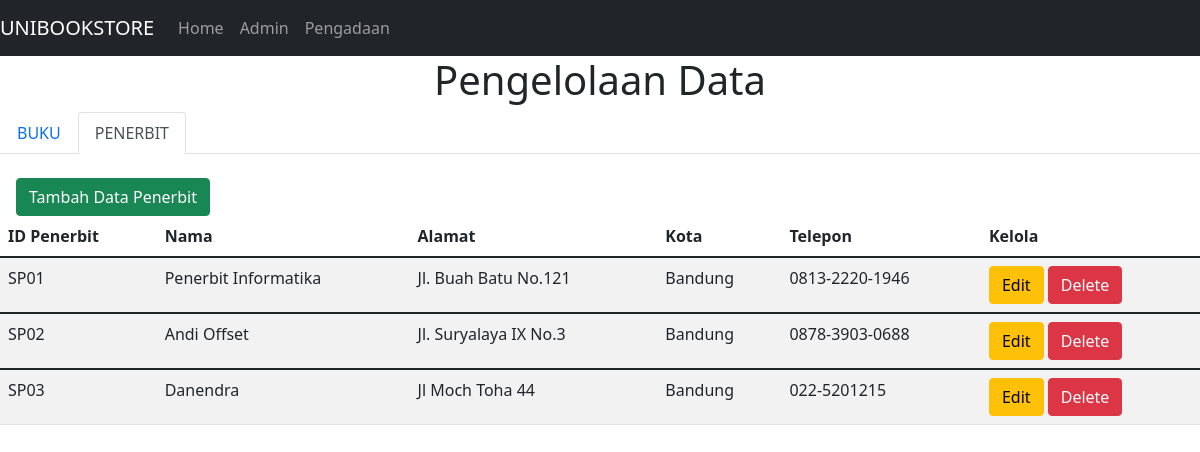
Screenshot of /publisherView.php with the database file from the repository.
### tables this page shows
CREATE TABLE `tb_publisher` (
  `id` varchar(5) NOT NULL,
  `publisher_name` varchar(255) NOT NULL,
  `address` varchar(255) NOT NULL,
  `city` varchar(255) NOT NULL,
  `phone` varchar(30) NOT NULL
);

### publisherView.php (the view, shortened to what this page needs)
<!DOCTYPE html>
<html lang="en">
<head>
      <link href="https://cdn.jsdelivr.net/npm/bootstrap@5.1.3/dist/css/bootstrap.min.css" rel="stylesheet">
</head>
<body>
<nav class="navbar navbar-expand-sm bg-dark navbar-dark">
  <a class="navbar-brand" href="#">UNIBOOKSTORE</a>
  <ul class="navbar-nav">
    <li class="nav-item">
      <a class="nav-link" href="index.php">Home</a>
    </li>
    <li class="nav-item">
      <a class="nav-link" href="admin.php">Admin</a>
    </li>
    <li class="nav-item">
      <a class="nav-link" href="pengadaan.php">Pengadaan</a>
    </li>
  </ul>
</nav>
<h1 align="center">Pengelolaan Data</h1>
<ul class="nav nav-tabs">
  <li class="nav-item">
    <a class="nav-link" href="admin.php">BUKU</a>
    <?php
    include 'koneksi.php';
    $data = mysqli_query($koneksi, "SELECT * FROM tb_publisher");
    ?>
  </li>
  <li class="nav-item">
    <a class="nav-link active" href="publisherView.php">PENERBIT</a>
  </li>
</ul>
<br>
<a href="addPublisher.php" type="button" class="btn btn-success ms-3 md-3">Tambah Data Penerbit</a>
<table class="table table-striped table-hover">
    <thead>
    <tr>
        <td><b>ID Penerbit</b></td>
        <td><b>Nama</b></td>
        <td><b>Alamat</b></td>
        <td><b>Kota</b></td>
        <td><b>Telepon</b></td>
        <td><b>Kelola</b></td>
    </tr>
    </thead>
    <?php
    while($row = mysqli_fetch_assoc($data)):
    ?>
    <tbody>
    <tr>
        <td><?php echo $row['id'];?></td>
        <td><?php echo $row['publisher_name'];?></td>
        <td><?php echo $row['address'];?></td>
        <td><?php echo $row['city'];?></td>
        <td><?php echo $row['phone'];?></td>
        <td>
            <a type="button" class="btn btn-warning" href="editPublisher.php?id=<?php echo $row['id'];?>">Edit</a>
            <a type="button" class="btn btn-danger" href="deletePublisher.php?id=<?php echo $row['id'];?>">Delete</a>
    </td>
    </tr>
    </tbody>
    <?php endwhile;?>
    </table>
</body>
</html>

### rows the page displays
tb_publisher: id "SP01", publisher_name "Penerbit Informatika", address "Jl. Buah Batu No.121", city "Bandung", phone "0813-2220-1946"
tb_publisher: id "SP02", publisher_name "Andi Offset", address "Jl. Suryalaya IX No.3", city "Bandung", phone "0878-3903-0688"
tb_publisher: id "SP03", publisher_name "Danendra", address "Jl Moch Toha 44", city "Bandung", phone "022-5201215"
